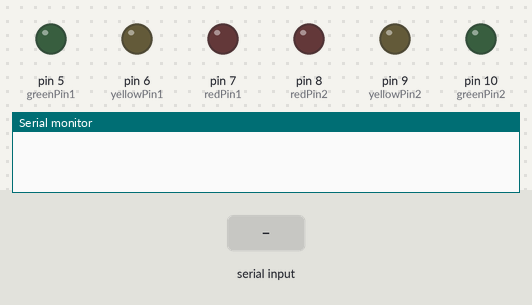
Simulated run of this sketch. Board: Arduino Uno, built with avr-gcc and run on an emulated ATmega328P. Parts: output pins drawn as LEDs (lit = HIGH), the last lines printed to the serial monitor. The inputs (shaded band) are chosen by the test bench.

Above: at 1.2 s.
1.3 s: "LANE1_GREEN\n" received over Serial
At 2.1 s:
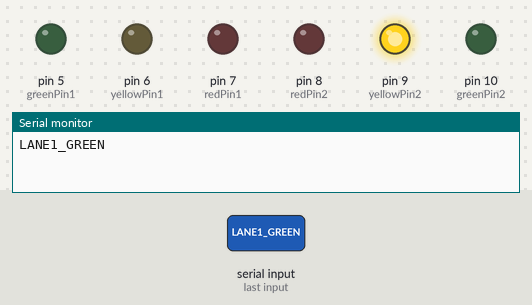
At 3.1 s:
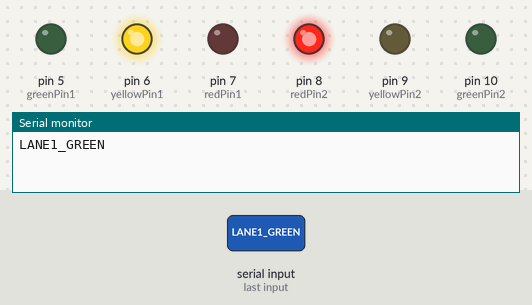
4.3 s: "LANE2_GREEN\n" received over Serial
At 7.4 s:
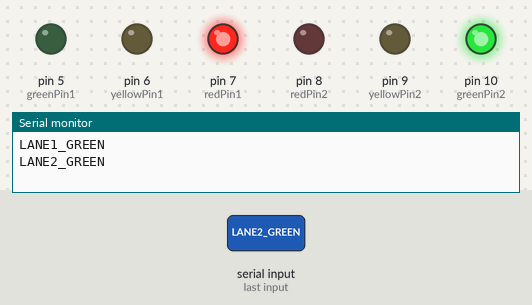
Timing chart, 0 to 8.9 s (numbered marks = the images above; inputs shaded):
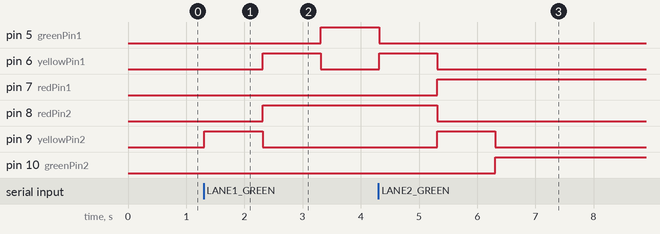

The sketch:

arduino.ino
```cpp
const int redPin1 = 7, yellowPin1 = 6, greenPin1 = 5;
const int redPin2 = 8, yellowPin2 = 9, greenPin2 = 10;

String lastCommand = "";

void setup() {
    pinMode(redPin1, OUTPUT);
    pinMode(yellowPin1, OUTPUT);
    pinMode(greenPin1, OUTPUT);

    pinMode(redPin2, OUTPUT);
    pinMode(yellowPin2, OUTPUT);
    pinMode(greenPin2, OUTPUT);

    Serial.begin(9600);
}

void switchLights(int greenLane) {
    if (greenLane == 1) {

        digitalWrite(greenPin2, LOW);
        digitalWrite(yellowPin2, HIGH);
        delay(1000);
        digitalWrite(yellowPin2, LOW);
        digitalWrite(redPin2, HIGH);

        digitalWrite(redPin1, LOW);
        digitalWrite(yellowPin1, HIGH);
        delay(1000);
        digitalWrite(yellowPin1, LOW);
        digitalWrite(greenPin1, HIGH);
    }
    else if (greenLane == 2) {

        digitalWrite(greenPin1, LOW);
        digitalWrite(yellowPin1, HIGH);
        delay(1000);
        digitalWrite(yellowPin1, LOW);
        digitalWrite(redPin1, HIGH);

        digitalWrite(redPin2, LOW);
        digitalWrite(yellowPin2, HIGH);
        delay(1000);
        digitalWrite(yellowPin2, LOW);
        digitalWrite(greenPin2, HIGH);
    }
}

void loop() {
    if (Serial.available() > 0) {
        String command = Serial.readStringUntil('\n');
        command.trim();
        Serial.println(command);

        if (command == "LANE1_GREEN" && lastCommand != "LANE1_GREEN") {
            switchLights(1);
            lastCommand = "LANE1_GREEN";
        }
        else if (command == "LANE2_GREEN" && lastCommand != "LANE2_GREEN") {
            switchLights(2);
            lastCommand = "LANE2_GREEN";
        }
    }
}
```

Measured:
- after the input at 1.3 s, pin 5 (greenPin1): LOW → HIGH after 2.0 s; pin 6 (yellowPin1): LOW → HIGH after 1.0 s, → LOW 1.0 s later; pin 8 (redPin2): LOW → HIGH after 1.0 s; pin 9 (yellowPin2): LOW → HIGH at once, → LOW 1.0 s later
- after the input at 4.3 s, pin 5 (greenPin1): HIGH → LOW at once; pin 6 (yellowPin1): LOW → HIGH at once, → LOW 1.0 s later; pin 7 (redPin1): LOW → HIGH after 1.0 s; pin 8 (redPin2): HIGH → LOW after 1.0 s; pin 9 (yellowPin2): LOW → HIGH after 1.0 s, → LOW 1.0 s later
